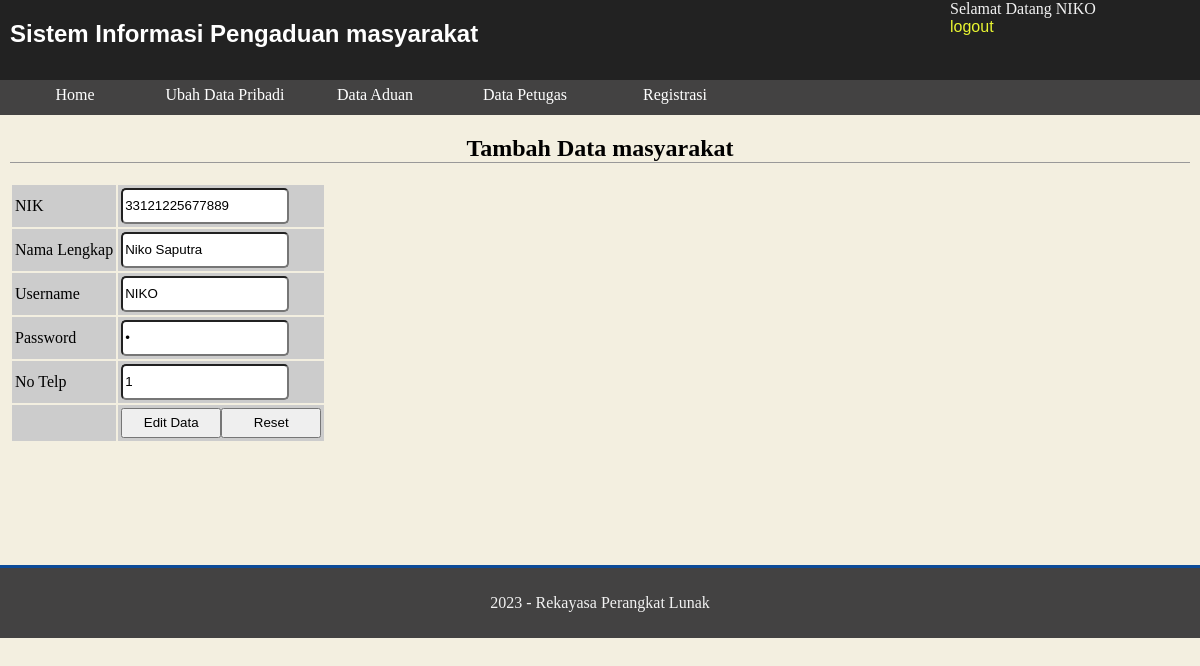
Page /petugas/editmasyarakat.php?id=33121225677889 (signed in) on the committed database.
### tables this page shows
CREATE TABLE `petugas` (
  `id_petugas` int(11) NOT NULL,
  `nama_petugas` varchar(35) NOT NULL,
  `username` varchar(25) NOT NULL,
  `password` varchar(32) NOT NULL,
  `no_telp` varchar(15) NOT NULL,
  `level` enum('admin','petugas') NOT NULL
);

CREATE TABLE `masyarakat` (
  `nik` char(16) NOT NULL,
  `nama` varchar(35) NOT NULL,
  `username` varchar(25) NOT NULL,
  `password` varchar(32) NOT NULL,
  `telp` varchar(13) NOT NULL
);

### petugas/editmasyarakat.php (the view, shortened to what this page needs)
<?php
include "../inc/koneksi.php";
$kueri_identitas = mysqli_query($konek, "SELECT * FROM petugas WHERE id_petugas =
'" . $_SESSION['ses_idpetugas'] . "'");
$data_identitas = mysqli_fetch_array($kueri_identitas);
?>
<!DOCTYPE html>
<html>
<head>
    <link rel="stylesheet" type="text/css" href="stylepetugas.css">
</head>
<body>
    <header>
        <h1>Sistem Informasi Pengaduan masyarakat</h1>
        <div class="identitas">Selamat Datang
            <?php echo $data_identitas[1]; ?><br>
            <a href="aksimasyarakat.php?a=logout">logout</a>
        </div>
    </header>
    <nav>
        <?php
        include("menu.php");
        ?>
    </nav>
    <div class="container">
        <div class="content">
            <h2>Tambah Data masyarakat</h2>
            <?php
            $kueri_masyarakat = mysqli_query($konek, "SELECT * FROM masyarakat WHERE
NIK='" . $_GET['id'] . "' ");
            $data_masyarakat = mysqli_fetch_array($kueri_masyarakat);
            ?>
            <form name="f_editdata" method="post" action="aksipetugas.php?a=editmasyarakat">
                <table border="0">
                    <tr>
                        <td>NIK</td>
                        <td><input type="text" name="nik" class="inputan" value="<?php echo
                            $data_masyarakat[0]; ?>"></td>
                    </tr>
                    <tr>
                        <td>Nama Lengkap</td>
                        <td><input type="text" name="nama" class="inputan" value="<?php echo $data_masyarakat[1]; ?>">
                        </td>
                    </tr>
                    <tr>
                        <td>Username</td>
                        <td><input type="text" name="pengguna" class="inputan"
                                value="<?php echo $data_masyarakat[2]; ?>"></td>
                    </tr>
                    <tr>
                        <td>Password</td>
                        <td><input type="password" name="sandi" class="inputan"
                                value="<?php echo $data_masyarakat[3]; ?>"></td>
                    </tr>
                    <tr>
                        <td>No Telp</td>
                        <td><input type="text" name="telp" class="inputan" value="<?php
                        echo $data_masyarakat[4]; ?>"></td>
                    </tr>
                    <tr>
                        <td>&nbsp;</td>
                        <td><input type="submit" value="Edit Data" class="tombol"><input type="reset" value="Reset"
                                class="tombol"></td>
                    </tr>
                </table>
            </form>
        </div>
    </div>
    <footer>
        <p>2023 - Rekayasa Perangkat Lunak</p>
    </footer>
</body>
</html>

### petugas/stylepetugas.css (style rules this page uses)
body { margin: 0; padding: 0; background: #F3EFE0; }
header { margin: 0; padding: 0; background: #222222; display: block; height: 80px; color: #f2f2f2; }
header h1 { margin: 0; padding: 20px 10px 10px 10px; font-size: 24px; font-family: Arial,Helvetica; width: 600px; float: left; color: #fff; }
nav { background: #434242; width: 100%; height: 35px; display: block; }
.container { width: 100%; clear: both; float: left; min-height: 450px; }
.content { margin: 10px; display: block; }
.content td { background: #ccc; height: 30px; padding: 3px; }
footer { clear: both; display: block; background: #434242; border-top: solid 3px #0c4b98; color: #f2f2f2; height: 50px; text-align: center; padding: 10px; }
h2 { text-align: center; border-bottom: solid 1px #999; }
.identitas { width: 250px; height: 100px; display: block; float: right; }
.identitas a, .identitas a:link, .identitas a:visited, .identitas a:active { text-decoration: none; color: #e9f531; font-size: 16px; font-family: Arial,Helvetica; }
.tombol { width: 100px; height: 30px; display: block; float: left; }
.inputan { width: 80%; height: 30px; border-radius: 5px; }

### rows in the picture
petugas: nama_petugas "NIKO"
masyarakat: nik "33121225677889", nama "Niko Saputra", pengguna "NIKO", telp "1"
